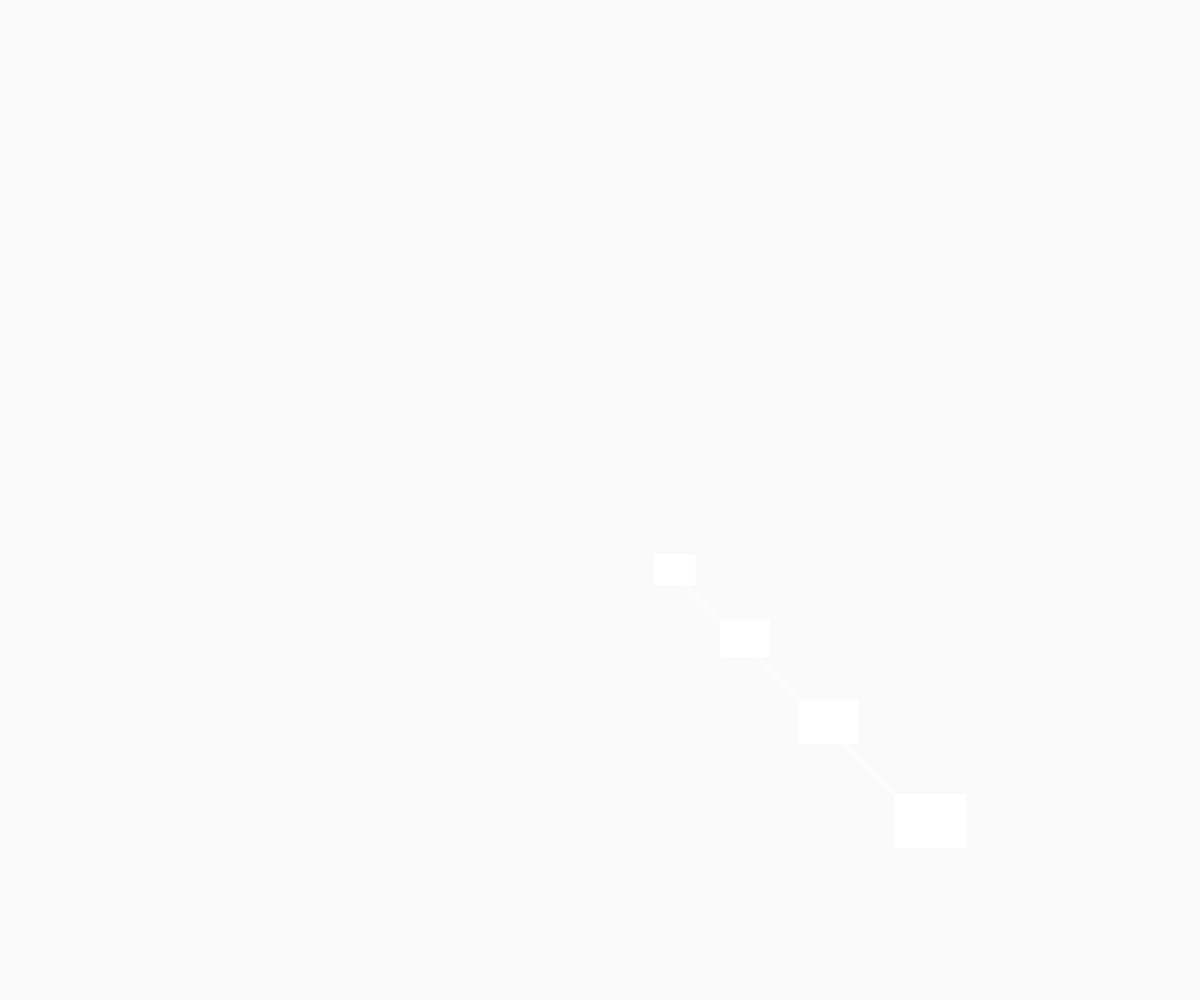
Frame 1 (no input)
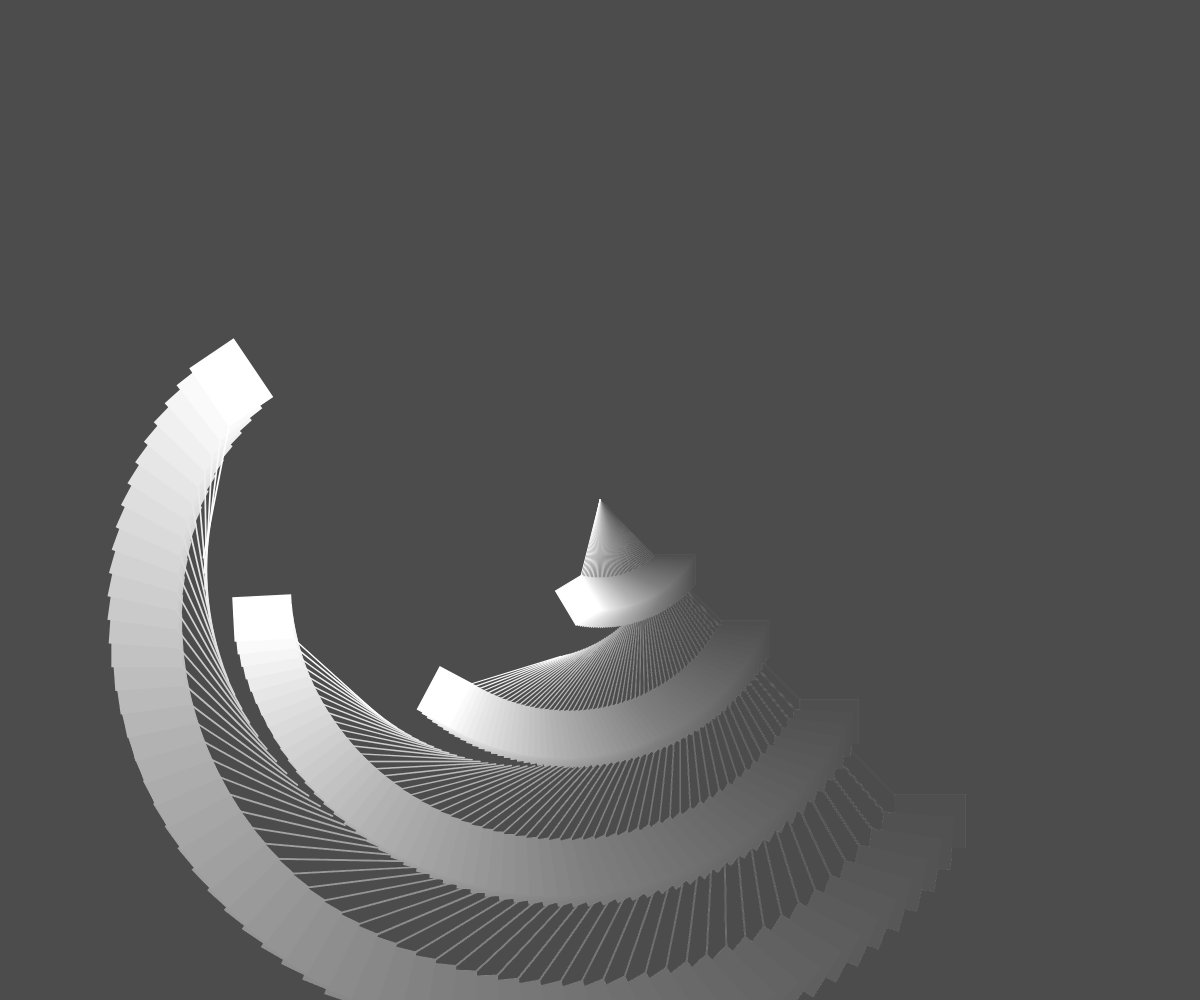
Frame 60 (no input)
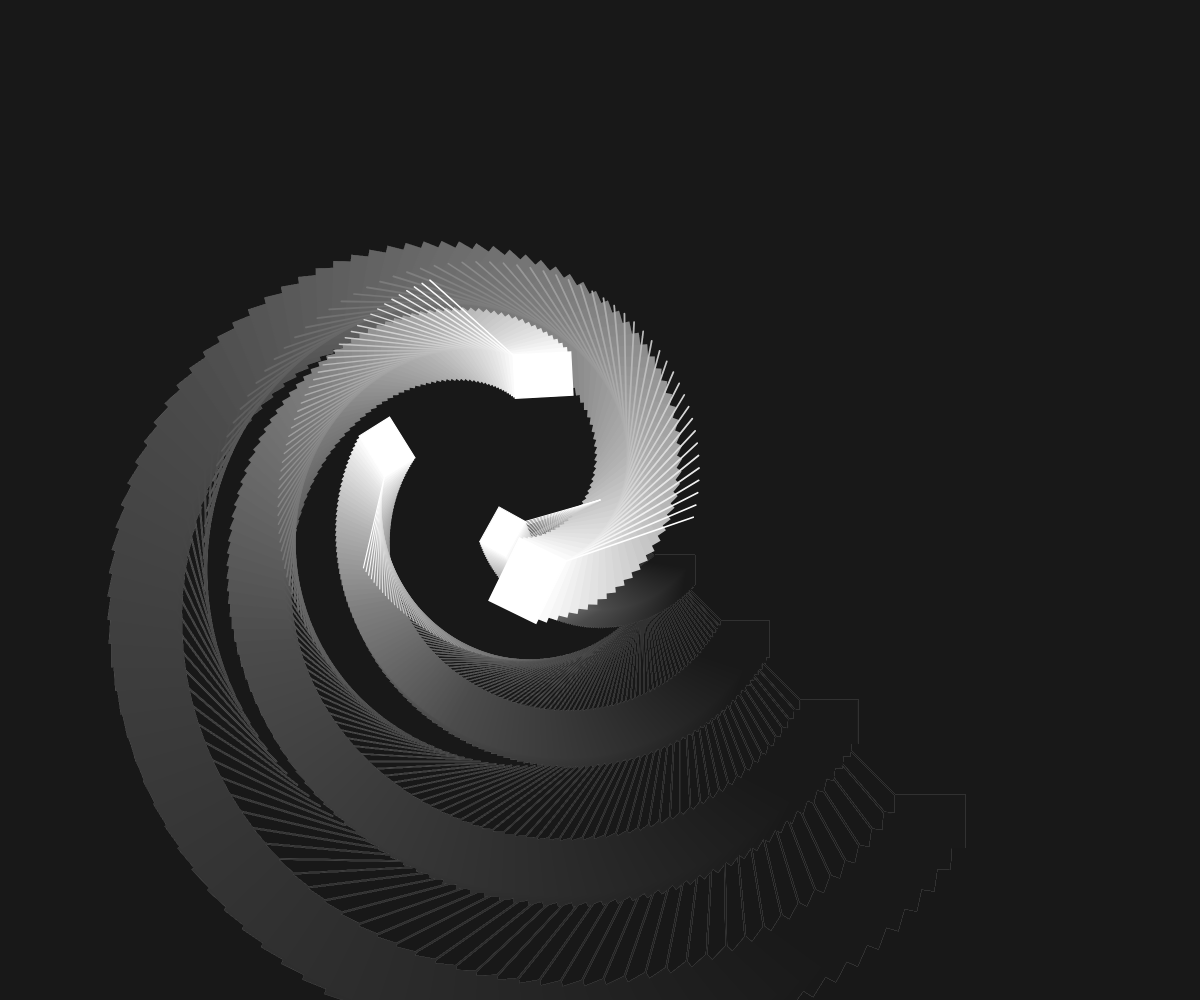
Frame 120 (the mouse pressed at the canvas centre since frame 60)

The p5.js sketch that drew these frames (run headless with seeded random() and noise() and a simulated clock; from frame 60 on, the mouse is pressed at the canvas centre):

// p5.js sketch
// ── sketch.js
let angle = 0;
let counter = 0;

function setup() {
  createCanvas(windowWidth, windowHeight);
  angleMode(DEGREES);
}

function draw() {
  background(0, 0, 0, 5);
  //rect(50, 50, 20, 80);
  stroke(255, 255, 255);

  translate(width/2, height/2);
  rotate(angle);
  rect(55, 55, 40, 30);
  line(0, 0, 55, 55);

  translate(55+counter, 55+counter);
  rotate(angle);
  scale(1.2);
  rect(55, 55, 40, 30);
  line(0, 0, 55, 55);

  translate(55+counter, 55+counter);
  rotate(angle);
  scale(1.2);
  rect(55, 55, 40, 30);
  line(0, 0, 55, 55);

  translate(55+counter, 55+counter);
  rotate(angle);
  scale(1.2);
  rect(55, 55, 40, 30);
  line(0, 0, 55, 55);

  counter++;
  angle ++;
}

function windowResized(){
  resizeCanvas(windowWidth, windowHeight);
}
